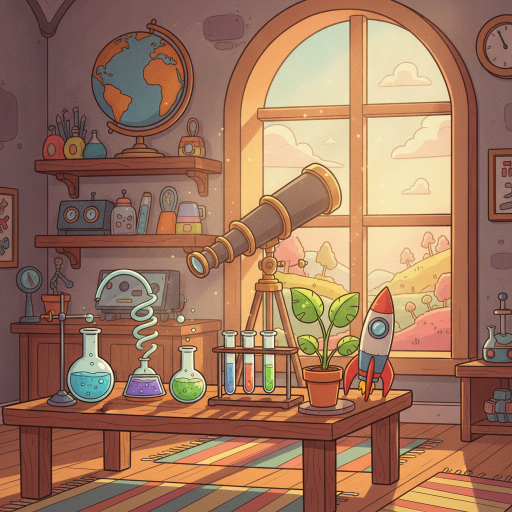
#> input picture assets/backgrounds/beaker-blitz/bg_title.png, 1024 x 1024 px (shown at 1/2 size)
$ python -i generate_assets.py   (imports and definitions only)
#> lines starting #> are read from the running program, lines starting #| are printed output that depends on the picture
#!/usr/bin/env python3
"""
Asset generation for "Signpost Sleuth" (signpost-sleuth).

Runs:
  - 3 Gemini sprites (Sage the owl detective, Sage cheering, trophy) with rembg transparency
  - 8 Gemini backgrounds (title, one per case story, speed round, quiz)
  - 5 Lyria 3 music tracks
  - 9 ElevenLabs SFX clips
  - ElevenLabs voice lines for narration, every signpost card, every story paragraph,
    every signpost explanation, and the quiz model answer (from game-data.js + game-stories.js)

Usage (from n-games root):
  python signpost-sleuth/scripts/generate_assets.py [--skip-sprites] [--skip-bg] \
         [--skip-music] [--skip-sfx] [--skip-voice] [--only KEY] [--force] [--dry-run]

Re-run safe: files that already exist are skipped unless --force is passed.
"""

from __future__ import annotations

import argparse
import json
import subprocess
import sys
import time
from pathlib import Path

ROOT = Path(__file__).resolve().parents[2]  # .../n-games
GAME_DIR = ROOT / "signpost-sleuth"
SHARED_TOOLS = ROOT.parent / "_shared" / "tools"

SPRITES_DIR = ROOT / "assets" / "sprites" / "signpost-sleuth"
BG_DIR = ROOT / "assets" / "backgrounds" / "signpost-sleuth"
MUSIC_DIR = ROOT / "assets" / "audio" / "signpost-sleuth" / "music"
SFX_DIR = ROOT / "assets" / "audio" / "signpost-sleuth" / "sfx"
VOICE_DIR = ROOT / "assets" / "audio" / "signpost-sleuth" / "voice"

STYLE = ("cozy storybook illustration, soft painterly textures, warm golden light, rich but gentle colors, "
         "inviting kids book art for a middle-school reader, no text, no words, no letters")
SPRITE_STYLE = (
    "storybook cartoon character, soft painterly shading, clean outlines, warm colors, "
    "single subject centered on a plain white background, no shadow, no text, no frame"
)

SPRITES = [
    ("sage",       "a friendly young barn owl detective with round reading glasses, a cozy plaid scarf and a small detective cap, holding a yellow sticky note and a pencil, curious smile, full body"),
    ("sage_cheer", "the same friendly barn owl detective with round reading glasses, plaid scarf and detective cap, wings raised in celebration, holding a magnifying glass, big happy smile, full body"),
    ("trophy",     "a shiny golden trophy shaped like a wooden road signpost with arrows, sitting on an open storybook, sparkles"),
]

BACKGROUNDS = [
    ("bg_title",      "a magical winding road made of open book pages stretching through rolling hills toward a cozy library town at sunset, colorful road signs along the path, fireflies, a small owl flying overhead"),
    ("bg_band",       "an empty middle school band room in afternoon sunlight, rows of chairs and music stands, a flute resting on a chair, instrument cases, warm and calm"),
    ("bg_lighthouse", "full-bleed scene filling the entire image edge to edge, no border, no frame, no wall: an old white and red lighthouse on a rocky coast at dusk, a small weathered house beside it, a fishing boat on calm water, soft pink and purple sky"),
    ("bg_school",     "a cozy middle school library with tall windows, a table by the window with a green sketchbook on it, bookshelves, autumn trees outside, soft sunlight"),
    ("bg_pond",       "a peaceful pond in a meadow on a late summer afternoon, cattails, lily pads, frogs, ducks, dappled sunlight through trees"),
    ("bg_speed",      "a colorful storybook highway at twilight curving into the distance, lots of friendly road signs and signposts lining the road, glowing street lamps, rolling hills, sense of speed"),
    ("bg_quiz",       "a tidy student desk seen from above with an open notebook, yellow sticky notes, pencils, a reading book and a cup of cocoa, warm lamp light"),
    ("bg_notebook",   "a cork bulletin board covered in colorful sticky notes, pushpins, a library card and a bookmark, warm and inviting, plenty of empty space"),
]

MUSIC = [
    # (filename, lyria-model, prompt)
    ("menu",    "lyria-3-pro-preview",  "cozy jazzy detective theme for a kids reading game, light brushed drums, walking upright bass, playful clarinet and piano, curious and warm, loopable, instrumental, medium tempo"),
    ("story",   "lyria-3-pro-preview",  "calm lofi reading music, soft piano, gentle vinyl crackle, warm pads, relaxed and focused, not distracting, loopable, instrumental, slow tempo"),
    ("speed",   "lyria-3-clip-preview", "upbeat fast road trip music for a kids arcade game, driving drums, funky bass, bright synth stabs, exciting and fun, loopable, instrumental"),
    ("quiz",    "lyria-3-clip-preview", "quiet thoughtful study music, soft marimba and piano, gentle and steady, helps concentration, loopable, instrumental"),
    ("victory", "lyria-3-clip-preview", "short triumphant jazzy victory fanfare, brass and piano, celebratory and uplifting, instrumental"),
]

SFX = [
    # (filename, duration, prompt)
    ("tap",     0.3, "soft paper tap click, short, gentle UI sound"),
    ("stop",    0.9, "cartoon car brakes screech to a quick stop, playful, short"),
    ("correct", 0.6, "bright happy two-note chime with sparkle, positive game feedback"),
    ("wrong",   0.5, "soft cartoon wooden bonk, gentle negative feedback"),
    ("stamp",   0.5, "rubber stamp thunk on paper, satisfying"),
    ("page",    0.6, "book page turning, crisp paper flip"),
    ("sticky",  0.5, "sticky note peeled and pressed onto paper"),
    ("whoosh",  0.5, "quick whoosh of a car passing by"),
    ("fanfare", 1.8, "short cheerful fanfare jingle, level complete, kids game"),
]

ELEVEN_VOICE_ID = "cgSgspJ2msm6clMCkdW9"  # ElevenLabs premade "Jessica"
ELEVEN_MODEL = "eleven_multilingual_v2"


# [24 lines left out: functions load_js_json, voice_lines, not called in this run]


def trim_transparent(path: Path, pad: int = 8, max_side: int = 512) -> None:
    """Crop empty margins and cap resolution."""
#> called with pad = 8, max_side = 512
    from PIL import Image
    img = Image.open(path).convert("RGBA")
    bbox = img.getchannel("A").point(lambda a: 255 if a > 24 else 0).getbbox()
#> bbox = (0, 0, 1024, 1024)
    if bbox:
        l, t, r, b = bbox
#> l = 0; t = 0; r = 1024; b = 1024
        img = img.crop((max(0, l - pad), max(0, t - pad), min(img.width, r + pad), min(img.height, b + pad)))
    img.thumbnail((max_side, max_side), Image.LANCZOS)
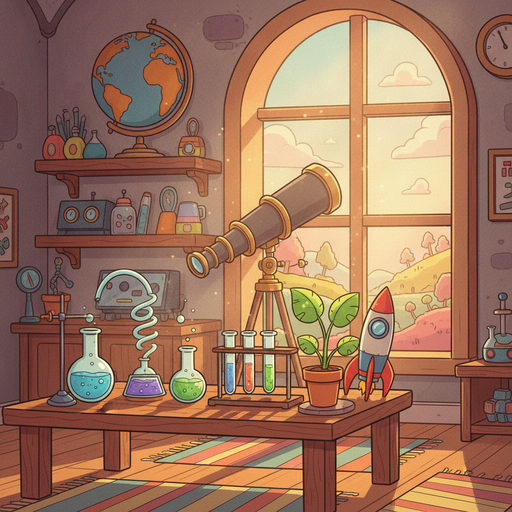
#> img: PIL image 512x512 RGBA; mean R, G, B, A 158.7, 117, 92.3, 255
    img.save(path, optimize=True)


# [106 lines left out: functions shrink_background, run, main, not called in this run]


# [2 lines not run here, left out]

>>> result = trim_transparent('../../assets/backgrounds/beaker-blitz/bg_title.png')

$ run again, on assets/backgrounds/beaker-blitz/bg_boss.png
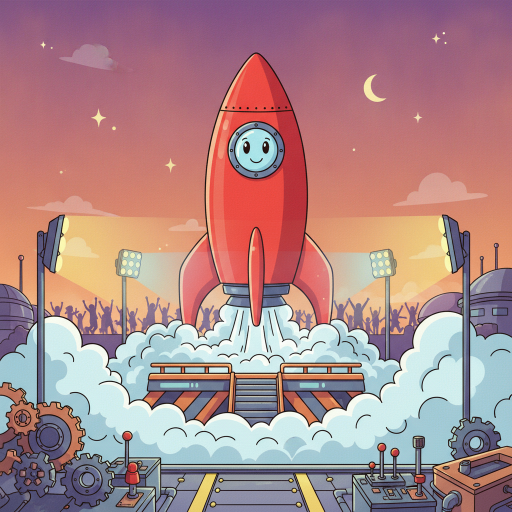
#> input picture assets/backgrounds/beaker-blitz/bg_boss.png, 1024 x 1024 px (shown at 1/2 size)
#> bbox = (0, 0, 1024, 1024)
#> l = 0; r = 1024
#> in trim_transparent, `img.thumbnail((max_side, max_side), Image.LANCZOS)`:
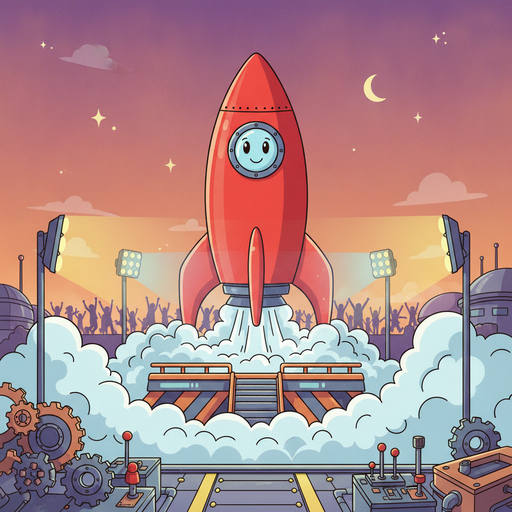
#> img: PIL image 512x512 RGBA; mean R, G, B, A 173.1, 135.4, 137.1, 255

$ run again, on assets/backgrounds/beaker-blitz/bg_experiment.png
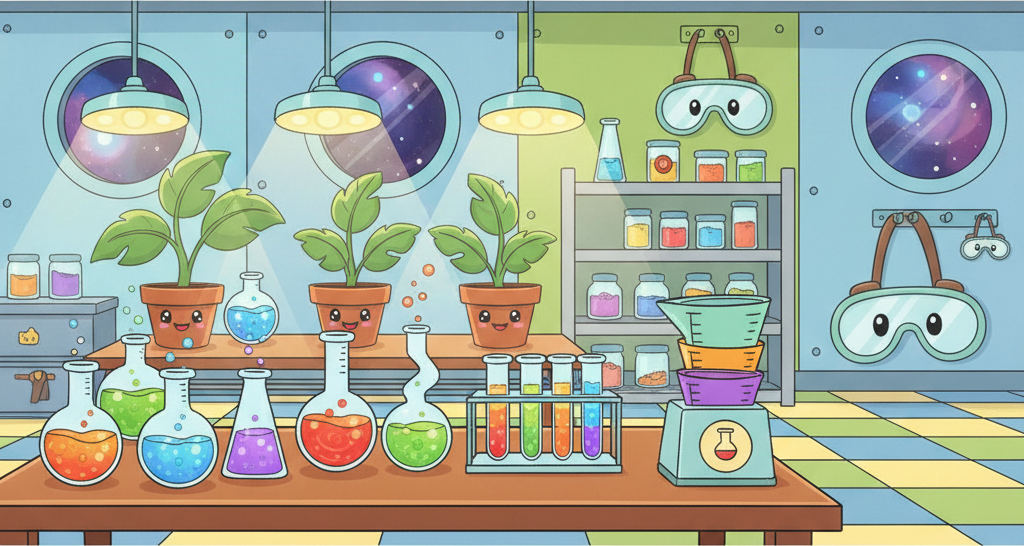
#> input picture assets/backgrounds/beaker-blitz/bg_experiment.png, 1024 x 546 px
#> bbox = (0, 0, 1024, 546)
#> l = 0; r = 1024; b = 546
#> in trim_transparent, `img.thumbnail((max_side, max_side), Image.LANCZOS)`:
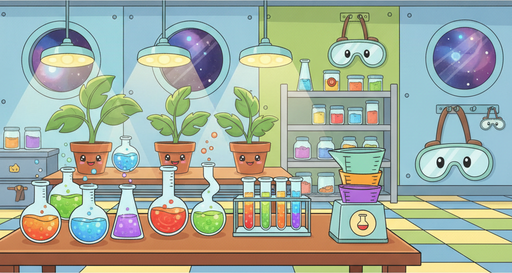
#> img: PIL image 512x273 RGBA; mean R, G, B, A 161.5, 172.7, 158.5, 255

$ run again, on assets/backgrounds/beaker-blitz/bg_hypothesis.png
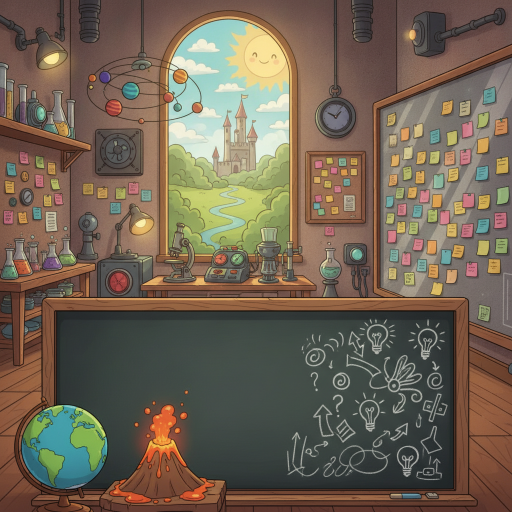
#> input picture assets/backgrounds/beaker-blitz/bg_hypothesis.png, 1024 x 1024 px (shown at 1/2 size)
#> bbox = (0, 0, 1024, 1024)
#> l = 0; r = 1024
#> in trim_transparent, `img.thumbnail((max_side, max_side), Image.LANCZOS)`:
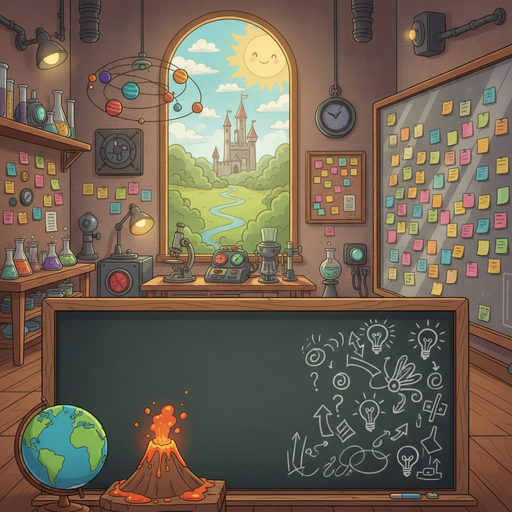
#> img: PIL image 512x512 RGBA; mean R, G, B, A 112.9, 99.6, 83.2, 255
